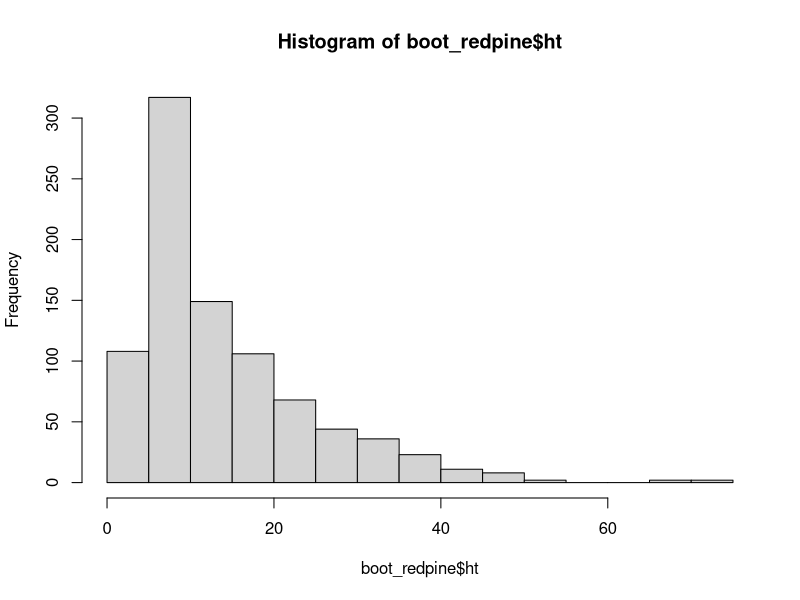

Write the R code that produced this figure. (Note: this script raises an error after producing the figure.)
## ---- chunk 1
knitr::opts_chunk$set(echo = TRUE)
## ---- chunk 2

library(tidyverse)
library(skimr)        ## install.packages("skimr")
#  dplyr is part of tidyverse -- library(dplyr)

#
#in console
#   str(df)
#   print(df, n=10)
#   
#   to make a df into tibble use x1 <- as_tibble(original_df)  
#   
#   dim(df) will show dimensions of the df
#   


## ---- chunk 3

library(readr)
data_boot_redpine <- read_csv("tidy_avid_2018-2020_boot_redpine.csv")
#missing values were removed from the df.yr files before bind_row of the "input" Rmd

boot_redpine <- data_boot_redpine %>% 
  mutate_at(
    vars(harvest, year, inside_slash, inside_fence, plot, species, tag),
    factor) %>% 
  mutate(inside_fence = recode(inside_fence, "YES" = "yes")) #old = new

## ---- chunk 4

boot_redpine_summ <- boot_redpine %>% 
  mutate(
    ht_cm = ht * 2.54,
    basal_sqm = basal_area * 0.09290304
  ) %>% 
  group_by(harvest, inside_fence, species, inside_slash, year) %>% 
 summarize(
   n = n(),
   avg_ht = mean(ht),
   sd_ht = sd(ht),
   avg_basal = mean(basal_area),
   sd_basal = sd(basal_area),
   avg_ht_cm = mean(ht_cm),
   sd_ht_cm = sd(ht_cm),
   avg_basal_sqm = mean(basal_sqm),
   sd_basal_sqm = sd(basal_sqm),
   avg_grdCov = mean(ground_cov_pct),
   sd_grdCov = sd(ground_cov_pct),
   avg_subCov = mean(sub_cov_pct),
   sd_subCov = sd(sub_cov_pct),
   avg_canCov = mean(canopy_cov_pct),
   sd_canCov = sd(canopy_cov_pct)
  )

write_csv(boot_redpine_summ, "avid_boot_redpine_summary_data.csv")


#  summary(avid2020$ht)
  hist(boot_redpine$ht)
  

## ---- chunk 5

avid_summ %>% 
  filter(species != "bc" & harvest != "sta_rd") %>% 
ggplot(aes(x=inside_slash, y = avg_ht, color=year)) +
  geom_point()+
  facet_grid(inside_fence ~ species)

#assessing if basal area associated with seedling ht unfenced
avid2020 %>% 
  filter(species != "bc" & harvest != "sta_rd" & inside_fence != "yes") %>% 
ggplot(aes(x=basal_area, y = ht, color=year)) +
  geom_point()+
  facet_grid(inside_slash ~ species)

#outside wall, assessing ground cover on seedling height
avid2020 %>% 
  filter(species != "bc" & harvest != "sta_rd" & inside_slash != "yes") %>% 
ggplot(aes(x=ground_cov_pct, y = ht, color=year)) +
  geom_point()+
  facet_grid(inside_fence ~ species)

#outside wall, assessing subcanopy cover on seedling height
avid2020 %>% 
  filter(species != "bc" & harvest != "sta_rd" & inside_slash != "yes") %>% 
ggplot(aes(x=sub_cov_pct, y = ht, color=year)) +
  geom_point()+
  facet_grid(inside_fence ~ species)

#outside wall, assessing canopy cover on seedling height
avid2020 %>% 
  filter(species != "bc" & harvest != "sta_rd" & inside_slash != "yes") %>% 
ggplot(aes(x=canopy_cov_pct, y = ht, color=year)) +
  geom_point()+
  facet_grid(inside_fence ~ species)


## ---- chunk 6

#the "plot" below of predict(mymod) showed that the variability
#of height was low for small seedlings and increased with large seedlings.
#This is heteroscedasticity and common in ecological data. The typical fix is
#a log transformation 
#
mymod <- lm(log(ht) ~ inside_slash * inside_fence * species * year, 
            data=subset(avid2020, species != "bc" & harvest != "sta_rd"))

#The original model was run without log transformation of "ht".
#The histogram of residuals was adequate, but the heteroscedasticity
#was prominently fanned. The model was thus rerun with log transformation

hist(residuals(mymod)) 
#the log transformation made the distribution of residuals more normal
#note that the x-axis values are essentially -1.5 to 1.5
#
plot(predict(mymod),residuals(mymod)) #this tests heteroscedasticity

summary(mymod)
anova(mymod)
library(emmeans)

#Estimated Marginal Means
emmeans(mymod,~ inside_slash * inside_fence * species * year, type = "response")
#using type="response" reverse transforms log(ht)
#
#emmip = Estimate Marginal Means Interaction Plot
#No Fence vs. Yes Fence, and Without vs. With Slash Wall
emmip(mymod, year ~ inside_slash | species + inside_fence, type = "response", CIs=TRUE)



#emmip = Estimate Marginal Means Interaction Plot
#No Fence vs. Yes Fence, and Without vs. With Slash Wall
emmip(mymod, inside_fence ~ inside_slash | species + year, type = "response", CIs=TRUE)

#pairwise looks at responses of pairs of the variable after the ~
#pairwise "inside_fence" assesses if the fence matters by slash x species x year
emmeans(mymod,pairwise ~ inside_fence | inside_slash * species * year, type = "response")


#pairwise "inside_slash" assesses if the slash matters by fence x species x year
emmeans(mymod,pairwise ~ inside_slash | inside_fence * species * year, type = "response")

## ---- chunk 7

## ---- chunk 8

p <- ggplot(filter(avid2020, year == 2020),
      aes(x = basal_area, y = ht))
p + geom_point(aes(color=species))+ facet_grid(~inside_slash)


  
